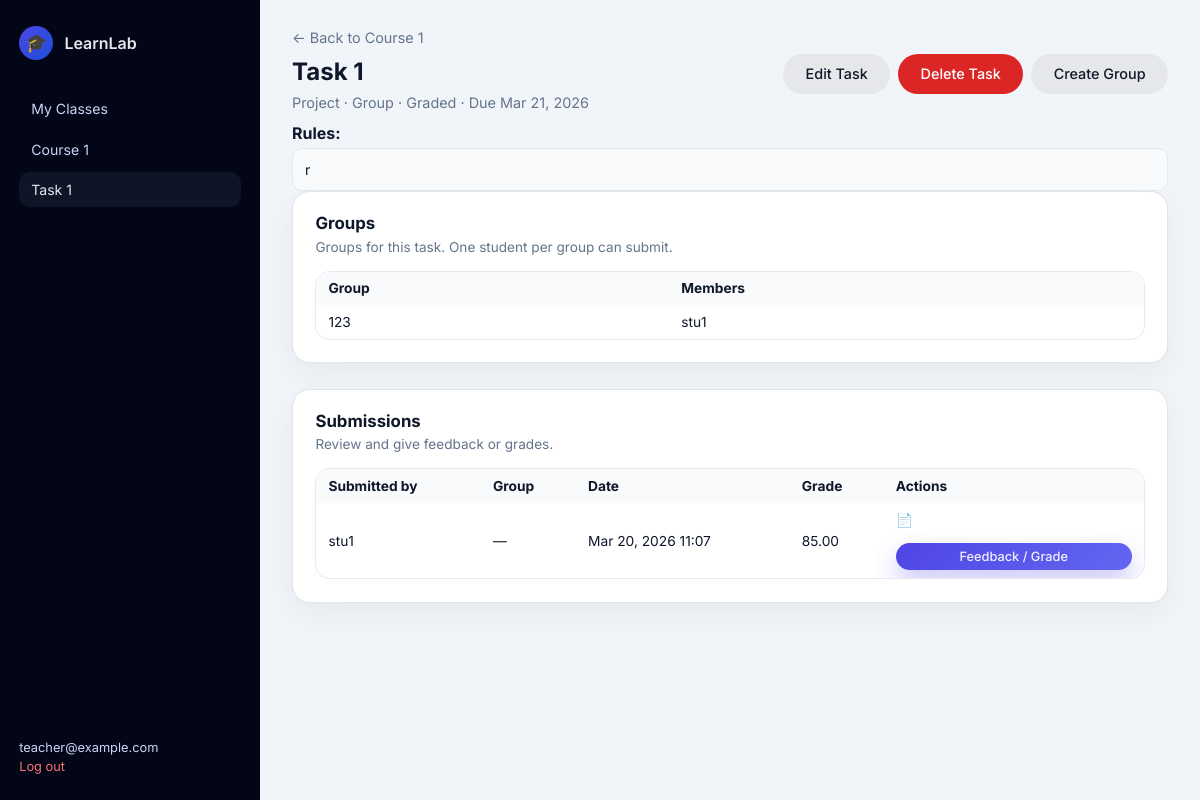
The app's page /teacher/tasks/1/ (signed in) with its own data.
### core/models.py (models this page shows, shortened)
class Course(models.Model):
    classroom = models.ForeignKey(
        Classroom,
        on_delete=models.CASCADE,
        related_name="courses",
        null=True,
        blank=True,
    )
    name = models.CharField(max_length=200)
    description = models.TextField(blank=True)
    created_at = models.DateTimeField(auto_now_add=True)
    class Meta:
        ordering = ["-created_at"]

class Task(models.Model):
    class TaskType(models.TextChoices):
        PROJECT = "PROJECT", "Project"
        RESEARCH = "RESEARCH", "Research"
    class GradingMode(models.TextChoices):
        PERCENTAGE = "PERCENTAGE", "Percentage"
        POINTS = "POINTS", "Points"
    course = models.ForeignKey(Course, on_delete=models.CASCADE, related_name="tasks")
    title = models.CharField(max_length=200)
    task_type = models.CharField(max_length=20, choices=TaskType.choices, default=TaskType.PROJECT)
    rules = models.TextField(blank=True, help_text="Instructions and rules for the task")
    is_group_task = models.BooleanField(default=False)
    is_graded = models.BooleanField(default=False)
    grading_mode = models.CharField(
        max_length=20,
        choices=GradingMode.choices,
        default=GradingMode.PERCENTAGE,
    )
    max_score = models.DecimalField(max_digits=6, decimal_places=2, default=100)
    due_date = models.DateTimeField(null=True, blank=True)
    created_by = models.ForeignKey(
        settings.AUTH_USER_MODEL,
        on_delete=models.SET_NULL,
        null=True,
        related_name="created_tasks",
    )
    created_at = models.DateTimeField(auto_now_add=True)
    class Meta:
        ordering = ["-created_at"]

class User(AbstractUser):
    class Roles(models.TextChoices):
        ADMIN = "ADMIN", "Admin"
        TEACHER = "TEACHER", "Teacher"
        STUDENT = "STUDENT", "Student"
    role = models.CharField(
        max_length=20,
        choices=Roles.choices,
        default=Roles.STUDENT,
    )
    student_class = models.ForeignKey(
        "Classroom",
        on_delete=models.SET_NULL,
        null=True,
        blank=True,
        related_name="students",
    )

class TaskGroup(models.Model):
    task = models.ForeignKey(Task, on_delete=models.CASCADE, related_name="groups")
    name = models.CharField(max_length=100)
    students = models.ManyToManyField(
        settings.AUTH_USER_MODEL,
        related_name="task_groups",
        blank=True,
        limit_choices_to={"role": "STUDENT"},
    )
    class Meta:
        unique_together = [["task", "name"]]

class TaskSubmission(models.Model):
    task = models.ForeignKey(Task, on_delete=models.CASCADE, related_name="submissions")
    submitted_by = models.ForeignKey(
        settings.AUTH_USER_MODEL,
        on_delete=models.CASCADE,
        related_name="submissions",
    )
    group = models.ForeignKey(
        TaskGroup,
        on_delete=models.CASCADE,
        null=True,
        blank=True,
        related_name="submissions",
    )
    content = models.TextField(blank=True)
    link = models.URLField(blank=True)
    skills_gained = models.TextField(blank=True, help_text="Optional skills the student learned.")
    file = models.FileField(upload_to="submissions/%Y/%m/", blank=True, null=True)
    submitted_at = models.DateTimeField(auto_now_add=True)
    feedback = models.TextField(blank=True)
    grade = models.DecimalField(max_digits=5, decimal_places=2, null=True, blank=True)
    graded_at = models.DateTimeField(null=True, blank=True)
    graded_by = models.ForeignKey(
        settings.AUTH_USER_MODEL,
        on_delete=models.SET_NULL,
        null=True,
        blank=True,
        related_name="graded_submissions",
    )
    class Meta:
        ordering = ["-submitted_at"]

### core/views.py (the view)
    def wrapped(request: HttpRequest, *args, **kwargs):
        user: User = request.user  # type: ignore[assignment]
        if not user.is_authenticated or user.role != User.Roles.TEACHER:
            messages.error(request, "You do not have access to this page.")
            return redirect("login")
        return view(request, *args, **kwargs)

### core/views.py (called while the page is built)
def _require_teacher(view):
    def wrapped(request: HttpRequest, *args, **kwargs):
        user: User = request.user  # type: ignore[assignment]
        if not user.is_authenticated or user.role != User.Roles.TEACHER:
            messages.error(request, "You do not have access to this page.")
            return redirect("login")
        return view(request, *args, **kwargs)
    return wrapped

@login_required
@_require_teacher
def teacher_task_detail(request: HttpRequest, task_id: int) -> HttpResponse:
    task = get_object_or_404(Task, pk=task_id)
    if request.user not in task.course.classroom.teachers.all():
        messages.error(request, "You are not assigned to this class.")
        return redirect("teacher_dashboard")
    groups = task.groups.all()
    submissions = task.submissions.all()
    context: Dict[str, Any] = {
        "task": task,
        "course": task.course,
        "groups": groups,
        "submissions": submissions,
    }
    return render(request, "core/teacher_task_detail.html", context)

### templates/core/teacher_task_detail.html (shortened to what this page needs)
{% extends "core/base.html" %}
{% block body_class %}page-dashboard page-dashboard-teacher{% endblock %}
{% block content %}
<div class="dashboard-layout">
    <aside class="sidebar">
        <div class="sidebar-brand">
            <span class="sidebar-logo-circle">🎓</span>
            <span class="sidebar-title">LearnLab</span>
        </div>
        <nav class="sidebar-nav">
            <a href="{% url 'teacher_dashboard' %}" class="sidebar-link">My Classes</a>
            <a href="{% url 'teacher_course_detail' course.pk %}" class="sidebar-link">{{ course.name }}</a>
            <a href="{% url 'teacher_task_detail' task.pk %}" class="sidebar-link sidebar-link-active">{{ task.title }}</a>
        </nav>
        <div class="sidebar-footer">
            <span class="sidebar-user">{{ request.user.get_full_name|default:request.user.username }}</span>
            <a href="{% url 'logout' %}" class="sidebar-logout">Log out</a>
        </div>
    </aside>
    <main class="dashboard-main">
        <header class="dashboard-header">
            <a href="{% url 'teacher_course_detail' course.pk %}" class="back-link">← Back to {{ course.name }}</a>
            <div class="card-header-row">
                <h1>{{ task.title }}</h1>
                <span class="action-group">
                    <a href="{% url 'teacher_task_edit' task.pk %}" class="btn btn-secondary">Edit Task</a>
                    <form method="post" action="{% url 'teacher_task_delete' task.pk %}" class="inline-form" onsubmit="return confirm('Delete this task?');">
                        <button type="submit" class="btn btn-danger">Delete Task</button>
                    </form>
                    <a href="{% url 'teacher_task_group_create' task.pk %}" class="btn btn-secondary">Create Group</a>
                </span>
            </div>
            <p>{{ task.get_task_type_display }} · {% if task.is_group_task %}Group{% else %}Individual{% endif %} · {% if task.is_graded %}Graded{% else %}Ungraded{% endif %} · Due {{ task.due_date|date:"M j, Y"|default:"—" }}</p>
            {% if task.rules %}
                <div class="task-rules"><strong>Rules:</strong><pre>{{ task.rules }}</pre></div>
            {% endif %}
        </header>
        {% if task.is_group_task %}
        <section class="card">
            <h2>Groups</h2>
            <p class="card-subtitle">Groups for this task. One student per group can submit.</p>
            <div class="table-wrapper">
                <table class="data-table">
                    <thead><tr><th>Group</th><th>Members</th></tr></thead>
                    <tbody>
                    {% for g in groups %}
                        <tr>
                            <td>{{ g.name }}</td>
                            <td>{% for s in g.students.all %}{{ s.username }}{% if not forloop.last %}, {% endif %}{% empty %}—{% endfor %}</td>
                        </tr>
                    {% empty %}
                        <tr><td colspan="2" class="text-muted">No groups yet. <a href="{% url 'teacher_task_group_create' task.pk %}">Create a group</a>.</td></tr>
                    {% endfor %}
                    </tbody>
                </table>
            </div>
        </section>
        {% endif %}
        <section class="card" style="margin-top: 1.6rem;">
            <h2>Submissions</h2>
            <p class="card-subtitle">Review and give feedback or grades.</p>
            <div class="table-wrapper">
                <table class="data-table">
                    <thead>
                    <tr><th>Submitted by</th><th>Group</th><th>Date</th><th>Grade</th><th>Actions</th></tr>
                    </thead>
                    <tbody>
                    {% for s in submissions %}
                        <tr>
                            <td>{{ s.submitted_by.username }}</td>
                            <td>{{ s.group.name|default:"—" }}</td>
                            <td>{{ s.submitted_at|date:"M j, Y H:i" }}</td>
                            <td>{{ s.grade|default:"—" }}</td>
                            <td class="table-actions">
                                {% if s.content %}<span class="submission-preview" title="{{ s.content|truncatewords:30 }}">📄</span>{% endif %}
                                <a href="{% url 'teacher_submission_grade' s.pk %}" class="btn btn-sm btn-primary">Feedback / Grade</a>
                            </td>
                        </tr>
                    {% empty %}
                        <tr><td colspan="5" class="text-muted">No submissions yet.</td></tr>
                    {% endfor %}
                    </tbody>
                </table>
            </div>
        </section>
    </main>
</div>
{% endblock %}

### static/css/learnlab.css (style rules this page uses)
*, *::before, *::after { box-sizing: border-box; }
html, body { margin: 0; padding: 0; height: 100%; font-family: "Inter", system-ui, -apple-system, BlinkMacSystemFont, "Segoe UI", sans-serif; color: #0f172a; background: #f1f5f9; }
a { color: inherit; text-decoration: none; }
button { font-family: inherit; }
.btn { border-radius: 999px; border: none; display: inline-flex; align-items: center; justify-content: center; gap: 0.5rem; padding: 0.7rem 1.4rem; font-size: 0.9rem; font-weight: 500; cursor: pointer; transition: transform 0.08s ease, box-shadow 0.08s ease, background 0.08s, color 0.08s; }
.btn-primary { background: linear-gradient(135deg, #4f46e5, #6366f1); color: #eef2ff; box-shadow: 0 12px 24px rgba(79, 70, 229, 0.3); width: 100%; margin-top: 0.6rem; }
.btn-secondary { background: #e5e7eb; color: #111827; }
.page-dashboard { min-height: 100vh; }
.dashboard-layout { min-height: 100vh; display: grid; grid-template-columns: 260px minmax(0, 1fr); }
.sidebar { background: #020617; color: #e5e7eb; padding: 1.6rem 1.2rem; display: flex; flex-direction: column; gap: 1.4rem; }
.sidebar-brand { display: flex; align-items: center; gap: 0.7rem; }
.sidebar-logo-circle { width: 34px; height: 34px; border-radius: 999px; display: flex; align-items: center; justify-content: center; background: radial-gradient(circle at top left, #4f46e5, #1d4ed8); font-size: 1.1rem; }
.sidebar-title { font-weight: 600; font-size: 1rem; }
.sidebar-nav { display: flex; flex-direction: column; gap: 0.35rem; margin-top: 0.6rem; }
.sidebar-link { font-size: 0.88rem; padding: 0.55rem 0.75rem; border-radius: 0.7rem; color: #cbd5f5; }
.sidebar-link-active, .sidebar-link:hover { background: rgba(15, 23, 42, 0.9); color: #e5e7eb; }
.sidebar-footer { margin-top: auto; font-size: 0.8rem; display: flex; flex-direction: column; gap: 0.25rem; }
.sidebar-user { color: #cbd5f5; }
.sidebar-logout { color: #f97373; }
.dashboard-main { padding: 1.7rem 2rem 2.5rem; }
.dashboard-header h1 { margin: 0 0 0.35rem; font-size: 1.5rem; }
.dashboard-header p { margin: 0; font-size: 0.9rem; color: #64748b; }
.card { background: #ffffff; border-radius: 1.1rem; padding: 1.3rem 1.4rem 1.4rem; box-shadow: 0 10px 30px rgba(15, 23, 42, 0.05); border: 1px solid rgba(148, 163, 184, 0.28); }
.card h2 { margin: 0 0 0.35rem; font-size: 1.05rem; }
.card-subtitle { margin: 0 0 1rem; font-size: 0.85rem; color: #64748b; }
.table-wrapper { margin-top: 0.7rem; border-radius: 0.9rem; border: 1px solid rgba(226, 232, 240, 0.9); overflow: hidden; }
.data-table { width: 100%; border-collapse: collapse; font-size: 0.86rem; }
.data-table th, .data-table td { padding: 0.55rem 0.75rem; text-align: left; }
.data-table thead { background: #f8fafc; }
.btn-sm { padding: 0.35rem 0.7rem; font-size: 0.8rem; }
.btn-danger { background: #dc2626; color: #fff; }
.card-header-row { display: flex; align-items: center; justify-content: space-between; flex-wrap: wrap; gap: 0.75rem; }
.action-group { display: flex; gap: 0.5rem; flex-wrap: wrap; }
.back-link { display: inline-block; font-size: 0.9rem; color: #64748b; margin-bottom: 0.5rem; }
.table-actions { display: flex; gap: 0.4rem; flex-wrap: wrap; align-items: center; }
.inline-form { display: inline; }
.task-rules { margin-top: 0.75rem; }
.task-rules pre { white-space: pre-wrap; font-family: inherit; margin: 0.35rem 0 0; padding: 0.75rem; background: #f8fafc; border-radius: 0.6rem; font-size: 0.88rem; border: 1px solid #e2e8f0; }

### records on screen
Course: name "Course 1"
Task: title "Task 1", task_type "Project", due_date "Mar 21, 2026", rules "r"
User: user.get_full_name "teacher@example.com"
TaskGroup: name "123"
User: username "stu1"
TaskSubmission: submitted_by.username "stu1", group.name "—", submitted_at "Mar 20, 2026 11:07", grade "85.00"
